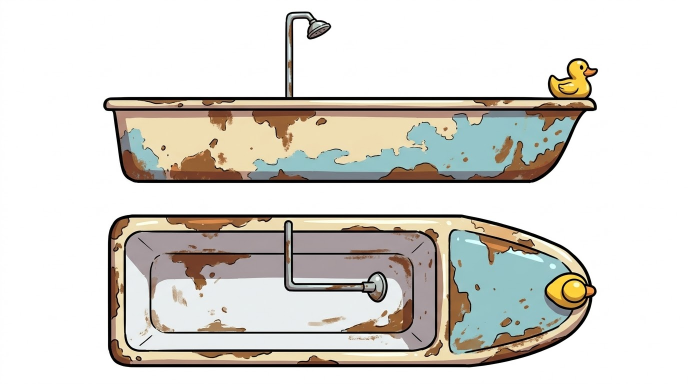
#> input picture klapperkiste/assets/teile/badewanne-roh/badewanne_blatt_original.jpg, 1376 x 768 px (shown at 1/2 size); its folder holds 2 pictures in this run
$ python badewanne_dusche.py
#> lines starting #> are read from the running program, lines starting #| are printed output that depends on the picture
"""Einmalige Bearbeitung: Dusche der Badewannen-Karosserie in der Draufsicht.

Im gelieferten Bild passen die beiden Ansichten der Dusche nicht zusammen.
Neu gezeichnet: Der Arm geht vom Wannenrand in die Wanne hinein, der Duschkopf
schaut nach unten in die Wanne. Seitenansicht: senkrechte Stange, Duschkopf
von vorne gesehen, nach unten gerichtet. Draufsicht: kurze Strecke vom
Wannenrand nach innen, Duschkopf am Ende.

Aufruf:
  python klapperkiste/tools/einmalig/badewanne_dusche.py
"""

from __future__ import annotations

import os
import sys

from PIL import Image, ImageDraw

sys.path.insert(0, os.path.join(os.path.dirname(__file__), ".."))
import teilwerk  # noqa: E402

ROH = os.path.join(teilwerk.TEILE_DIR, "badewanne-roh")
WEISS = (255, 255, 255)
WASSER = (120, 190, 235)
SCHWARZ, STAHL, GLANZ = (20, 20, 22), (165, 172, 176), (225, 230, 232)

# Maße im Originalbild (1376 x 768), vermessen
STANGE = (566, 438, 588, 586)   # senkrechter Teil des L
ARM = (566, 556, 736, 588)      # waagerechter Teil
KOPF = (718, 538, 778, 608)     # Duschkopf
SEITE_WEG_RECHTS = (588, 8, 672, 110)   # Seitenansicht: Arm und Kopf rechts der Stange
SEITE_WEG_OBEN = (565, 8, 592, 46)     # Seitenansicht: Bogen oben an der Stange


def _von(bild: Image.Image, rahmen: tuple, dx: int, dy: int) -> None:
    """Rahmen mit dem um (dx, dy) verschobenen Bildstück übermalen."""
    x0, y0, x1, y1 = rahmen
    bild.paste(bild.crop((x0 + dx, y0 + dy, x1 + dx, y1 + dy)), (x0, y0))


def bearbeiten(original: Image.Image) -> Image.Image:
    bild = original.convert("RGB").copy()
    _von(bild, STANGE, -24, 0)   # Streifen der Wanne laufen waagerecht weiter
    _von(bild, ARM, 0, 30)       # weißer Wannenboden darunter
    _von(bild, KOPF, -62, 0)

    d = ImageDraw.Draw(bild)
    # Seitenansicht: Arm und Kopf rechts der Stange weg, oben neu
    d.rectangle(SEITE_WEG_RECHTS, fill=WEISS)
    d.rectangle(SEITE_WEG_OBEN, fill=WEISS)
    sx = 579
    d.rounded_rectangle((sx - 8, 24, sx + 8, 62), radius=8, fill=STAHL, outline=SCHWARZ, width=3)
    d.line([(sx - 3, 30), (sx - 3, 58)], fill=GLANZ, width=3)
    d.ellipse((sx - 9, 30, sx + 9, 48), fill=STAHL, outline=SCHWARZ, width=3)  # Arm, kommt auf uns zu
    d.chord((sx - 32, 46, sx + 32, 86), 180, 360, fill=STAHL, outline=SCHWARZ, width=3)  # Kuppel
    d.arc((sx - 24, 52, sx + 4, 78), 200, 260, fill=GLANZ, width=3)
    d.ellipse((sx - 32, 60, sx + 32, 74), fill=(120, 126, 130), outline=SCHWARZ, width=3)  # Brause
    for lx in (-18, -9, 0, 9, 18):
        d.ellipse((sx + lx - 1, 66, sx + lx + 1, 68), fill=SCHWARZ)
    for tx, ty in [(-18, 84), (0, 92), (18, 84), (-9, 104), (9, 104)]:  # Wassertropfen
        x, y = sx + tx, ty
        d.polygon([(x, y - 7), (x - 4, y), (x + 4, y)], fill=WASSER)
        d.ellipse((x - 4, y - 3, x + 4, y + 5), fill=WASSER, outline=SCHWARZ, width=2)

    # Draufsicht: kurzer Arm vom Wannenrand in die Wanne, Duschkopf am Ende
    px, py = 578, 446             # Stange von oben: Kreis auf dem Wannenrand
    kx, ky = 578, 494             # Duschkopf über der Wanne
    d.line([(px, py), (kx, ky - 10)], fill=SCHWARZ, width=12)
    d.line([(px, py), (kx, ky - 10)], fill=STAHL, width=6)
    d.ellipse((px - 9, py - 9, px + 9, py + 9), fill=STAHL, outline=SCHWARZ, width=3)
    d.ellipse((kx - 17, ky - 17, kx + 17, ky + 17), fill=STAHL, outline=SCHWARZ, width=3)
    d.ellipse((kx - 10, ky - 12, kx - 2, ky - 6), fill=GLANZ)
    return bild


def main() -> int:
    original = Image.open(os.path.join(ROH, "badewanne_blatt_original.jpg"))
#> original is the input picture: PIL image 1376x768 RGB; mean R, G, B 216.5, 214, 208
    ziel = os.path.join(ROH, "badewanne_blatt.png")
    bearbeiten(original).save(ziel)
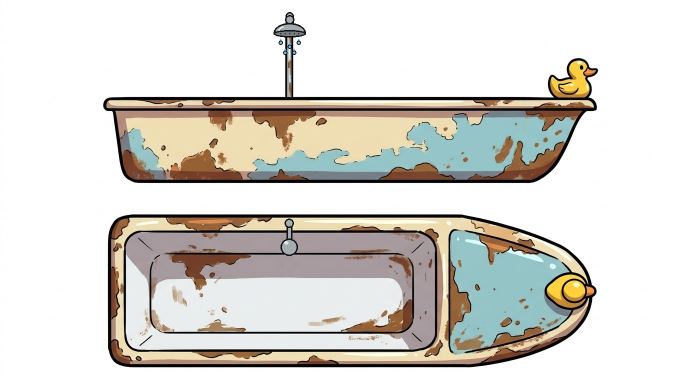
#> saved as badewanne_blatt.png: PIL image 1376x768 RGB (shown at 1/2 size); mean R, G, B 217.3, 214.8, 208.9
    print(f"{os.path.relpath(ziel)}: Dusche in beiden Ansichten neu gezeichnet")
    return 0


if __name__ == "__main__":
    sys.exit(main())
#> (the program exits here)
